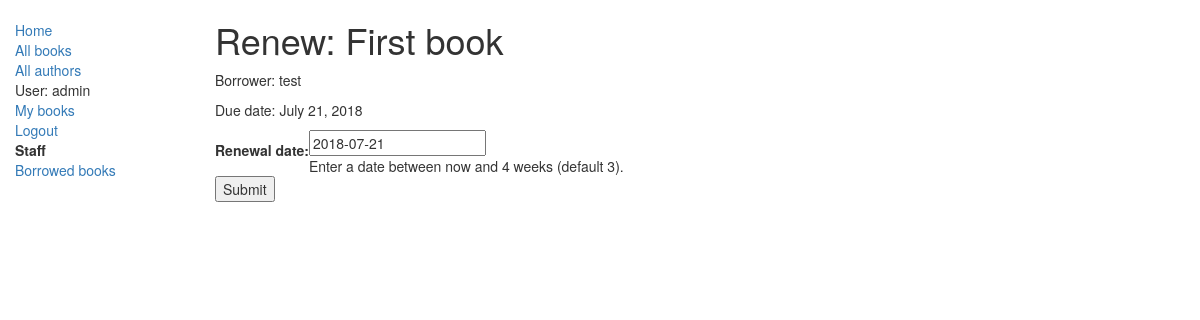
The app's page /catalog/book/0327a2b3-105d-4008-8807-23cdb67b37f5/renew/ (signed in) with its own data.
### catalog/models.py (models this page shows, shortened)
class BookInstance(models.Model):
    id = models.UUIDField(primary_key=True, default=uuid.uuid4, help_text="Unique ID for this particular book across whole library")
    book = models.ForeignKey('Book', on_delete=models.SET_NULL, null=True)
    imprint = models.CharField(max_length=200)
    due_back = models.DateField(null=True, blank=True)
    borrower = models.ForeignKey(User, on_delete=models.SET_NULL, null=True, blank=True)
    LOAN_STATUS = (
        ('m', 'Maintenance'),
        ('o', 'On loan'),
        ('a', 'Available'),
        ('r', 'Reserved'),
    )
    status = models.CharField(max_length=1, choices=LOAN_STATUS, blank=True, default='m', help_text='Book availability')
    @property
    def is_overdue(self):
        if self.due_back and date.today() > self.due_back:
            return True
        return False
    class Meta:
        ordering = ["due_back"]
        permissions = (("can_mark_returned", "Set book as returned"),)

class Book(models.Model):
    title = models.CharField(max_length=200)
    author = models.ForeignKey('Author', on_delete=models.SET_NULL, null=True)
    summary = models.TextField(max_length=1000, help_text='Enter a brief description of the book')
    isbn = models.CharField('ISBN',max_length=13, help_text='13 Character <a href="https://www.isbn-international.org/content/what-isbn">ISBN number</a>')
    genre = models.ManyToManyField(Genre, help_text='Select a genre for this book')
    def display_genre(self):
        """
        Creates a string for the Genre. This is required to display genre in Admin.
        """
        return ', '.join([ genre.name for genre in self.genre.all()[:3] ])
    display_genre.short_description = 'Genre'

### catalog/views.py (the view)
# urls.py: path('book/<uuid:pk>/renew/', views.renew_book_librarian, name='renew-book-librarian'),
@permission_required('catalog.can_mark_returned')
def renew_book_librarian(request, pk):
    book_inst=get_object_or_404(BookInstance, pk = pk)
    if request.method == 'POST':
        form = RenewBookForm(request.POST)
        if form.is_valid():
            book_inst.due_back = form.cleaned_data['renewal_date']
            book_inst.save()
            return HttpResponseRedirect(reverse('borrowed') )
    else:
        proposed_renewal_date = datetime.date.today() + datetime.timedelta(weeks=3)
        form = RenewBookForm(initial={'renewal_date': proposed_renewal_date,})
    return render(request, 'catalog/book_renew_librarian.html', {'form': form, 'bookinst':book_inst})

### catalog/forms.py (shortened to what this page needs)
class RenewBookForm(forms.Form):
    renewal_date = forms.DateField(help_text="Enter a date between now and 4 weeks (default 3).")

### catalog/templates/catalog/book_renew_librarian.html (shortened to what this page needs)
{% extends "base_generic.html" %}
{% block content %}
    <h1>Renew: {{bookinst.book.title}}</h1>
    <p>Borrower: {{bookinst.borrower}}</p>
    <p{% if bookinst.is_overdue %} class="text-danger"{% endif %}>Due date: {{bookinst.due_back}}</p>
    <form action="" method="post">
        <table>
        {{ form }}
        </table>
        <input type="submit" value="Submit" />
    </form>
{% endblock %}

### catalog/templates/base_generic.html (shortened to what this page needs)
<!DOCTYPE html>
<html lang="en">
<head>
  <link rel="stylesheet" href="https://maxcdn.bootstrapcdn.com/bootstrap/3.3.7/css/bootstrap.min.css">
  {% load static %}
  <link rel="stylesheet" href="{% static 'css/styles.css' %}">
</head>
<body>
  <div class="container-fluid">
    <div class="row">
      <div class="col-sm-2">
      {% block sidebar %}
      <ul class="sidebar-nav">
          <li><a href="{% url 'index' %}">Home</a></li>
          <li><a href="{% url 'books' %}">All books</a></li>
          <li><a href="{% url 'authors' %}">All authors</a></li>
           {% if user.is_authenticated %}
             <li>User: {{ user.get_username }}</li>
             <li><a href="{% url 'my-borrowed' %}">My books</a></li>
             <li><a href="{% url 'logout'%}?next={{request.path}}">Logout</a></li>
             <li><strong>Staff</strong></li>
             <li><a href="{% url 'borrowed' %}">Borrowed books</a></li>
           {% else %}
             <li><a href="{% url 'login'%}?next={{request.path}}">Login</a></li>
           {% endif %}
      </ul>
     {% endblock %}
      </div>
      <div class="col-sm-10 ">
      {% block content %}{% endblock %}
      </div>
    </div>
  </div>
</body>
</html>

### catalog/static/styles.css (style rules this page uses)
.sidebar-nav { margin-top: 20px; padding: 0; list-style: none; }

### records on screen
BookInstance: book "First book", borrower "test", due_back "July 21, 2018"

### other values on screen
{{ user.get_username }} "admin"
